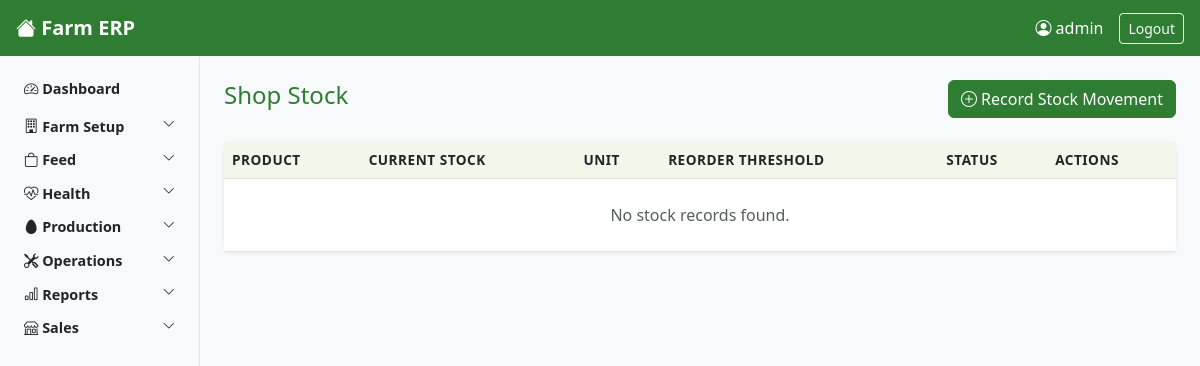
Before: /shop/stock/ (signed in) with the older database file.
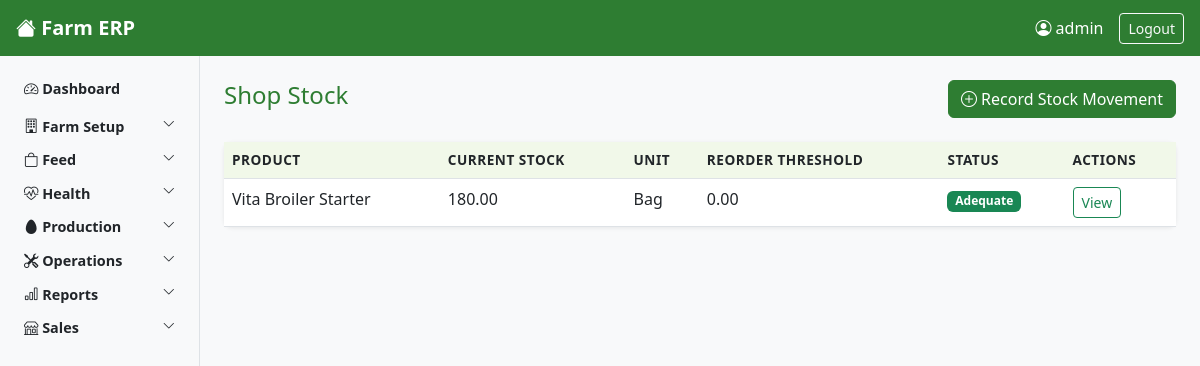
After: the same page with the newer database file.
### core/models.py (models this page shows, shortened)
class ShopStock(models.Model):
    product = models.OneToOneField(
        ShopProduct,
        on_delete=models.PROTECT,
        related_name='stock'
    )
    current_quantity = models.DecimalField(
        max_digits=10,
        decimal_places=2,
        default=0,
        editable=False
    )
    reorder_threshold = models.DecimalField(
        max_digits=10,
        decimal_places=2,
        default=0
    )
    last_updated = models.DateTimeField(auto_now=True)
    current_batch_number = models.CharField(max_length=100, blank=True)
    current_expiry_date = models.DateField(null=True, blank=True)

class ShopProduct(models.Model):
    PRODUCT_TYPE_CHOICES = [
        ('egg', 'Egg'),
        ('drug', 'Drug / Supplement'),
        ('feed', 'Feed'),
        ('other', 'Other'),
    ]
    EGG_GRADE_CHOICES = [
    ('jumbo', 'Jumbo'),
    ('normal', 'Normal'),
    ('new_drop', 'New Drop'),
    ('cracked', 'Cracked'),
    ('not_applicable', 'Not Applicable'),
    ]
    name = models.CharField(max_length=200)
    product_type = models.CharField(max_length=20, choices=PRODUCT_TYPE_CHOICES)
    egg_grade = models.CharField(
    max_length=20,
    choices=EGG_GRADE_CHOICES,
    default='not_applicable'
    )
    unit = models.CharField(
        max_length=50,
        help_text="e.g. crate, bag, bottle, sachet"
    )
    cost_price = models.DecimalField(
    max_digits=10,
    decimal_places=2,
    default=0,
    help_text="Cost price per unit for profit calculation"
    )
    wholesale_price = models.DecimalField(
        max_digits=10,
        decimal_places=2,
        default=0
    )
    retail_price = models.DecimalField(
        max_digits=10,
        decimal_places=2,
        default=0
    )
    wholesale_threshold = models.PositiveIntegerField(
        default=5,
        help_text="Minimum quantity to qualify for wholesale price"
    )
    is_active = models.BooleanField(default=True)
    notes = models.TextField(blank=True)

### core/views.py (the view)
# urls.py: path('shop/stock/', views.ShopStockListView.as_view(), name='shopstock-list'),
class ShopStockListView(LoginRequiredMixin, ListView):
    model = ShopStock
    template_name = 'core/shopstock_list.html'
    context_object_name = 'stocks'

### core/context_processors.py (called while the page is built, shortened)
def user_role_context(request):
    if request.user.is_authenticated:
        return get_user_context(request.user)

### core/permissions.py (called while the page is built)
def get_worker_role(user):
    try:
        return user.worker_profile.role
    except Exception:
        return None

def get_user_context(user):
    role = get_worker_role(user)
    return {
        'user_role': role,
        'is_pen_worker': role == 'pen_worker',
        'is_supervisor': role in ['supervisor', 'store_keeper'],
        'is_manager': role in ['manager', 'general_manager'],
        'is_director': role == 'director',
        'is_salesperson': role == 'salesperson',
        'is_accountant': role == 'accountant',
        'is_manager_or_above': role in ['manager', 'general_manager', 'director'],
        'is_supervisor_or_above': role in ['supervisor', 'store_keeper', 'manager',
                                            'general_manager', 'director'],
        'is_general_manager_or_above': role in ['general_manager', 'director'],
        'is_sales_or_above': role in ['salesperson', 'accountant',
                                       'general_manager', 'director'],
    }

### core/templates/core/shopstock_list.html (shortened to what this page needs)
{% extends 'core/base.html' %}
{% block content %}
<div class="d-flex justify-content-between align-items-center mb-4">
    <h4>Shop Stock</h4>
    <a href="{% url 'shopstockmovement-create' %}" class="btn btn-success">
        <i class="bi bi-plus-circle"></i> Record Stock Movement
    </a>
</div>
<div class="card">
    <div class="card-body p-0">
        <div class="table-responsive">
            <table class="table table-hover mb-0">
                <thead>
                    <tr>
                        <th>Product</th>
                        <th>Current Stock</th>
                        <th>Unit</th>
                        <th>Reorder Threshold</th>
                        <th>Status</th>
                        <th>Actions</th>
                    </tr>
                </thead>
                <tbody>
                    {% for stock in stocks %}
                    <tr>
                        <td>{{ stock.product.name }}</td>
                        <td>{{ stock.current_quantity }}</td>
                        <td>{{ stock.product.unit }}</td>
                        <td>{{ stock.reorder_threshold }}</td>
                        <td>
                            {% if stock.current_quantity <= stock.reorder_threshold %}
                                <span class="badge bg-danger">Low Stock</span>
                            {% else %}
                                <span class="badge bg-success">Adequate</span>
                            {% endif %}
                        </td>
                        <td>
                            <a href="{% url 'shopstock-detail' stock.pk %}" class="btn btn-sm btn-outline-success">View</a>
                        </td>
                    </tr>
                    {% empty %}
                    <tr>
                        <td colspan="6" class="text-center text-muted py-4">No stock records found.</td>
                    </tr>
                    {% endfor %}
                </tbody>
            </table>
        </div>
    </div>
</div>
{% endblock %}

Changed rows visible on the page:
added ShopStock: product.name "Vita Broiler Starter", current_quantity "180.00", product.unit "Bag", reorder_threshold "0.00", shows "Adequate"
Other visible differences:
text no longer shown: "No stock records found."
